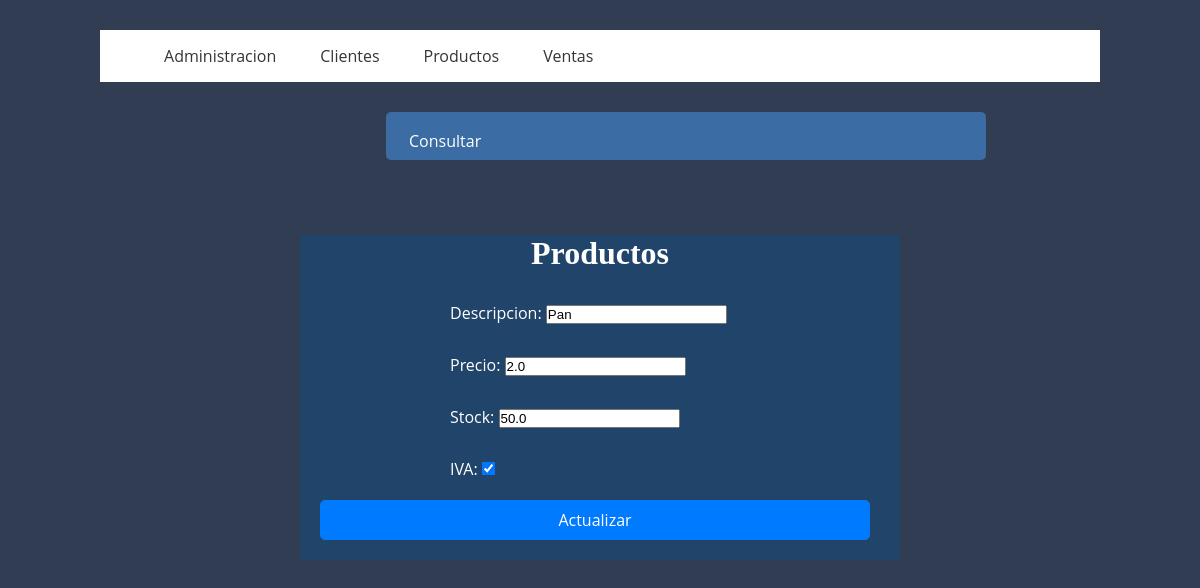
/editarProducto/4/, run on the app's committed database.
### app/models.py (models this page shows, shortened)
class Producto(models.Model):
    descripcion = models.CharField(max_length=100)
    precio = models.FloatField(default=0)
    stock = models.FloatField(default=0)
    iva = models.BooleanField(default=True)
    class Meta:
        verbose_name= 'Producto'
        verbose_name_plural= 'Productos'
        ordering= ['descripcion']

### app/views.py (the view)
# urls.py: path('editarProducto/<int:id>/', editarProducto, name='editarproducto'),
def  editarProducto (request,id ):
    opc  = { 'Menú' : 'Menú principal' ,
                'Producto' : 'Productos' , 'Cliente' : 'Clientes','Factura':'Facturas','DetalleF':'Detalle de Factura' ,'Venta': 'Ventas', 'accion' : 'Actualizar' }
    producto = Producto.objects.get(id=id)
    if request.method == 'GET':
        form = ProductoForm(instance=producto)
        opc['form'] = form
    else:
        form = ProductoForm(request.POST, instance=producto)
        if form.is_valid():
            form.save()
            return redirect('listarproducto')
    return render(request, 'producto.html', opc)

### app/forms.py
class ProductoForm(forms.ModelForm):
    class Meta:
        model = Producto
        fields = ('descripcion', 'precio', 'stock', 'iva')
        label = {'descripcion': 'Descripcion', 'precio': 'Precio', 'stock': 'Stock', 'iva': 'IVA'}

### templates/producto.html (shortened to what this page needs)
<!DOCTYPE html>
<html lang="en">
<head>
    {% load static %}
    <link rel="stylesheet" href="{% static 'bootstrap/css/diseño.css' %}">
</head>
<body>
  <header>
    <nav class="navegacion">
      <ul class="menu">
        <li><a href="/">{{Menu}}</a></li>
        <li><a href="/admin">Administracion</a></li>
        <li><a href="/cliente"> {{Cliente}}</a></li>
        <li><a href="/producto">{{Producto}}</a></li>
        <li><a href="/listarventas">{{Venta}}</a></li>
      </ul>
    </nav>
  </header>
  <nav class="linea">
    <l1><a class="btn btn-primary" href="{% url 'listarproducto' %}">Consultar</a></l1>
  </nav>
    <div class="container">
        <form id="contact" action="" method="POST">
          <h1 >Productos</h1>
          <legend >
            <label for="">Descripcion:  {{form.descripcion}} </label>
          </legend>
          <legend>
            <label for="">Precio: {{form.precio}}</label>
          </legend>
           <legend>
            <label for="">Stock: </label> {{form.stock}}
           </legend>
           <legend>
            <label for="">IVA: </label> {{form.iva}}
           </legend>
          <button class="boton btn-p" type="submit"> {{accion}} </button>
        </form>
      </div>
</body>
</html>

### data on the page
Producto: descripcion "Pan", precio "2.0", stock "50.0", iva "☑"

### other printed values
{{ Cliente }} "Clientes"
{{ Producto }} "Productos"
{{ Venta }} "Ventas"
{{ accion }} "Actualizar"
